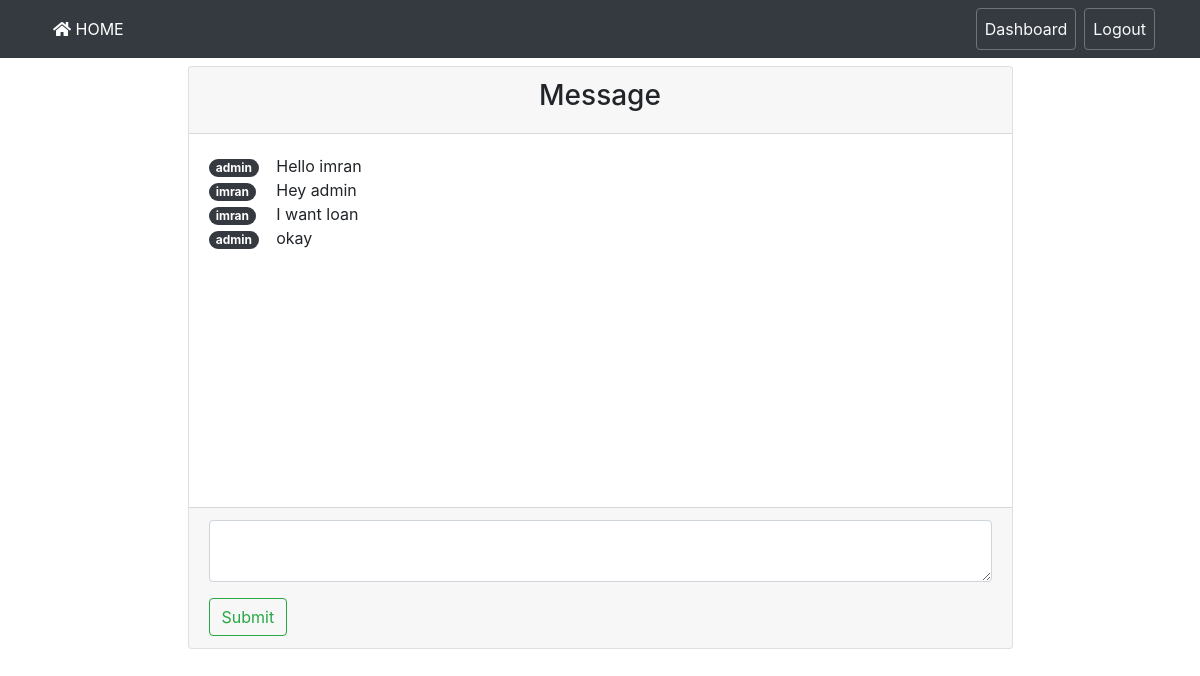
The app's page /user_message.php?name=imran (signed in) with its own data.
### tables this page shows
CREATE TABLE `ams_chat` (
  `id` int(11) NOT NULL,
  `sender` varchar(30) NOT NULL,
  `message` mediumtext NOT NULL,
  `receiver` varchar(30) NOT NULL
);

### user_message.php (the view, shortened to what this page needs)
<?php
require 'config.php';
if (isset($_GET)) {
    $name = mysqli_real_escape_string($conn, $_GET['name']);
    $sqlQuery = "SELECT `userUsername` FROM `user_info` WHERE `userUsername` = '$name'";
    $result= mysqli_query($conn, $sqlQuery);
    $rows = mysqli_fetch_assoc($result);
    if ($rows) {
        $userUsername = $rows['userUsername'];
    }
}
?>
<!DOCTYPE html>
<html>
<head>
	<link rel="stylesheet" href="asset/css/bootstrap.min.css">
	<link rel="stylesheet" href="asset/css/style.css">
	<link rel="stylesheet" href="https://use.fontawesome.com/releases/v5.0.8/css/solid.css">
	<link rel="stylesheet" href="https://use.fontawesome.com/releases/v5.0.8/css/fontawesome.css">
</head>
<body class="text-center">
	<nav class="navbar navbar-expand-lg navbar-dark bg-dark">
		<div class="container">
			<div class="collapse navbar-collapse" id="AMSNavbar">
				<ul class="navbar-nav mr-auto">
					<li class="nav-item active">
						<a class="nav-link" href="index.php">
							<i class="fas fa-home"></i>
							HOME
						</a>
					</li>
				</ul>
				<ul class="navbar-nav my-2 my-md-0">
					<li class="nav-item">
						<a class="nav-link btn btn-outline-secondary text-light" href="user_dashboard.php">Dashboard</a>
					</li>
					<li class="ml-2 nav-item">
						<a class="nav-link btn btn-outline-secondary text-light" href="logout.php">Logout</a>
					</li>
				</ul>
			</div>
		</div>
	</nav>
	<main role="main" class="container">
		<div class="row justify-content-md-center">
			<?php
				$amsDatachat = array();
				$amsSqlQuerychat = "SELECT `sender`, `message` FROM `ams_chat` WHERE `sender` = '$userUsername' AND `receiver` = 'admin' OR `sender` = 'admin' AND `receiver` = '$userUsername'";
				if ($amsResultchat = $conn->query($amsSqlQuerychat)) {
					while ($rowschat = $amsResultchat->fetch_array(MYSQLI_ASSOC)) {
						$amsDatachat[] = $rowschat;
					}
				}
			?>
			<div class="col-sm-9 mt-2">
				<div class="card">
					<div class="card-header">
						<h3>Message</h3>
					</div>
					<div class="card-body amsMessageBody">
						<div class="row">
							<?php
								foreach ($amsDatachat as $rowChat) {
									?>
									<div class="col-sm-1">
										<span class="badge badge-pill badge-dark">
											<?php echo $rowChat['sender']; ?>
										</span>
									</div>
									<div class="col-sm-11 text-justify">
										<?php echo $rowChat['message']; ?>
									</div>
									<?php
								}
							?>
						</div>
					</div>
					<div class="card-footer">
						<form action="#" method="post">
							<div class="form-group">
								<textarea class="form-control" name="txtmessage" id="sendMessage" rows="2"></textarea>
							</div>
							<div class="form-group">
								<button type="submit" class="float-left btn btn-outline-success" name="txtmessageBtn">Submit</button>
							</div>
						</form>
					</div>
				</div>
			</div>
		</div>
	</main>
</body>
</html>

### asset/css/style.css (style rules this page uses)
textarea { width: 100%; border-radius: 1px; }
.amsMessageBody { height: 373px; overflow-y: scroll; }

### records on screen
ams_chat: sender "admin", message "Hello imran"
ams_chat: sender "imran", message "Hey admin"
ams_chat: sender "imran", message "I want loan"
ams_chat: sender "admin", message "okay"
